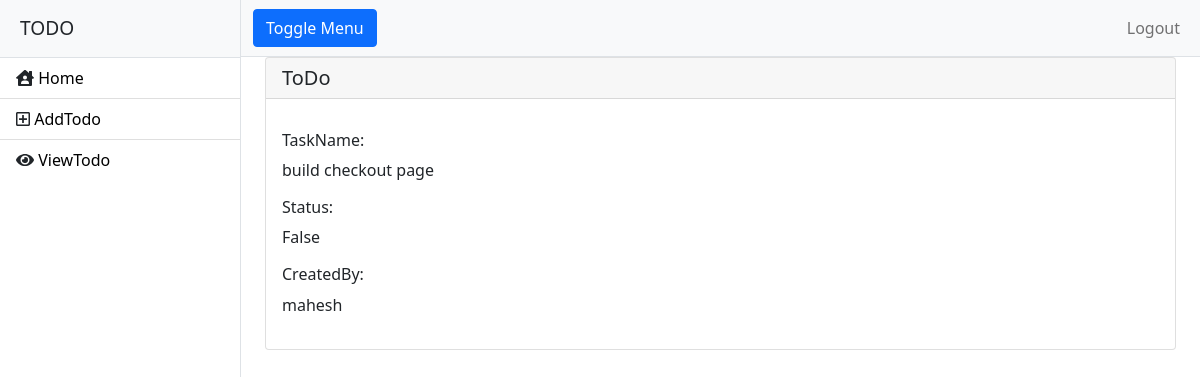
Page /todoapp/todos/4 on the committed database.
### todoapp/models.py (models this page shows, shortened)
class ToDoCreate(models.Model):
    task_name=models.CharField(max_length=30)
    completed=models.ForeignKey(Completed,on_delete=models.CASCADE,null=True)
    created_by=models.CharField(max_length=25)

class Completed(models.Model):
    completed=models.CharField(max_length=10,unique=True)
    def __str__(self):
        return self.completed

### todoapp/views.py (the view)
# urls.py: path('todos/<int:id>', views.todo_detail, name="tododetail"),
def todo_detail(request,id):
    todo=ToDoCreate.objects.get(id=id)
    context={}
    context["todo"]=todo
    return render(request,"user/todo_detail.html",context)

### todoapp/templates/user/todo_detail.html (shortened to what this page needs)
<!DOCTYPE html>
{%extends 'user/base.html'%}
{%block body_block%}
<body>
<div class="container">
    <div class="card">
  <h5 class="card-header">ToDo</h5>
  <div class="card-body">
    <p class="card-text"><h6 style="text-bold">TaskName:</h6>{{todo.task_name}}</p>
      <p class="card-text"><h6 style="text-bold">Status:</h6>{{todo.completed}}</p>
    <p class="card-text"><h6 style="text-bold">CreatedBy:</h6>{{todo.created_by}}</p>
  </div>
</div>
</div>
</body>
{%endblock%}

### rows in the picture
ToDoCreate: task_name "build checkout page", completed "False", created_by "mahesh"
